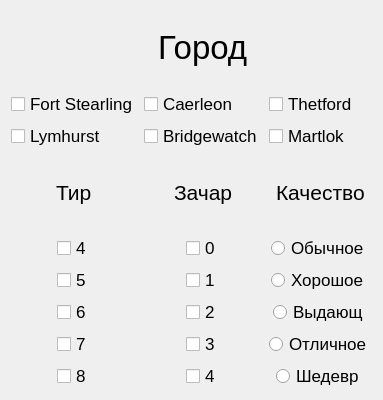
   <widget class="QFrame" name="Main_Button_Frame">
    <property name="geometry">
     <rect>
      <x>0</x>
      <y>150</y>
      <width>325</width>
      <height>400</height>
     </rect>
    </property>
    <property name="font">
     <font>
      <pointsize>13</pointsize>
      <weight>50</weight>
      <bold>false</bold>
     </font>
    </property>
    <layout class="QGridLayout" name="gridLayout">
     <item row="6" column="1" alignment="Qt::AlignHCenter">
      <widget class="QCheckBox" name="checkBox_Chair_2">
       <property name="text">
        <string>2</string>
       </property>
      </widget>
     </item>
     <item row="7" column="1" alignment="Qt::AlignHCenter">
      <widget class="QCheckBox" name="checkBox_Chair_3">
       <property name="text">
        <string>3</string>
       </property>
      </widget>
     </item>
     <item row="0" column="1" alignment="Qt::AlignHCenter|Qt::AlignVCenter">
      <widget class="QLabel" name="Citys">
       <property name="font">
        <font>
         <pointsize>25</pointsize>
        </font>
       </property>
       <property name="text">
        <string>Город</string>
       </property>
      </widget>
     </item>
     <item row="8" column="0" alignment="Qt::AlignHCenter">
      <widget class="QCheckBox" name="checkBox_Tier_8">
       <property name="text">
        <string>8</string>
       </property>
      </widget>
     </item>
     <item row="1" column="2">
      <widget class="QCheckBox" name="checkBox_Thetford">
       <property name="text">
        <string>Thetford</string>
       </property>
      </widget>
     </item>
     <item row="8" column="2" alignment="Qt::AlignHCenter">
      <widget class="QRadioButton" name="radioButton_5">
       <property name="text">
        <string>Шедевр</string>
       </property>
      </widget>
     </item>
     <item row="8" column="1" alignment="Qt::AlignHCenter">
      <widget class="QCheckBox" name="checkBox_Chair_4">
       <property name="text">
        <string>4</string>
       </property>
      </widget>
     </item>
     <item row="7" column="2" alignment="Qt::AlignHCenter">
      <widget class="QRadioButton" name="radioButton_4">
       <property name="text">
        <string>Отличное</string>
       </property>
      </widget>
     </item>
     <item row="3" column="1" alignment="Qt::AlignHCenter">
      <widget class="QLabel" name="label_Chair">
       <property name="font">
        <font>
         <pointsize>16</pointsize>
        </font>
       </property>
       <property name="text">
        <string>Зачар</string>
       </property>
      </widget>
     </item>
     <item row="1" column="1">
      <widget class="QCheckBox" name="checkBox_Caerleon">
       <property name="text">
        <string>Caerleon</string>
       </property>
      </widget>
     </item>
     <item row="3" column="0" alignment="Qt::AlignHCenter">
      <widget class="QLabel" name="label_Tier">
       <property name="font">
        <font>
         <pointsize>16</pointsize>
        </font>
       </property>
       <property name="text">
        <string>Тир</string>
       </property>
      </widget>
     </item>
     <item row="4" column="0" alignment="Qt::AlignHCenter">
      <widget class="QCheckBox" name="checkBox_Tier_4">
       <property name="text">
        <string>4</string>
       </property>
      </widget>
     </item>
     <item row="5" column="1" alignment="Qt::AlignHCenter">
      <widget class="QCheckBox" name="checkBox_Chair_1">
       <property name="text">
        <string>1</string>
       </property>
      </widget>
     </item>
     <item row="3" column="2" alignment="Qt::AlignHCenter">
      <widget class="QLabel" name="label_Rarity">
       <property name="font">
        <font>
         <pointsize>16</pointsize>
        </font>
       </property>
       <property name="text">
        <string>Качество</string>
       </property>
      </widget>
     </item>
     <item row="4" column="2" alignment="Qt::AlignHCenter">
      <widget class="QRadioButton" name="radioButton_1">
       <property name="text">
        <string>Обычное</string>
       </property>
      </widget>
     </item>
     <item row="5" column="0" alignment="Qt::AlignHCenter">
      <widget class="QCheckBox" name="checkBox_Tier_5">
       <property name="text">
        <string>5</string>
       </property>
      </widget>
     </item>
     <item row="4" column="1" alignment="Qt::AlignHCenter">
      <widget class="QCheckBox" name="checkBox_Chair_0">
       <property name="text">
        <string>0</string>
       </property>
      </widget>
     </item>
     <item row="6" column="2" alignment="Qt::AlignHCenter">
      <widget class="QRadioButton" name="radioButton_3">
       <property name="text">
        <string>Выдающ</string>
       </property>
      </widget>
     </item>
     <item row="5" column="2" alignment="Qt::AlignHCenter">
      <widget class="QRadioButton" name="radioButton_2">
       <property name="text">
        <string>Хорошое</string>
       </property>
      </widget>
     </item>
     <item row="6" column="0" alignment="Qt::AlignHCenter">
      <widget class="QCheckBox" name="checkBox_Tier_6">
       <property name="text">
        <string>6</string>
       </property>
      </widget>
     </item>
     <item row="7" column="0" alignment="Qt::AlignHCenter">
      <widget class="QCheckBox" name="checkBox_Tier_7">
       <property name="text">
        <string>7</string>
       </property>
      </widget>
     </item>
     <item row="2" column="2">
      <widget class="QCheckBox" name="checkBox_Martlock">
       <property name="text">
        <string>Martlok</string>
       </property>
      </widget>
     </item>
     <item row="2" column="1">
      <widget class="QCheckBox" name="checkBox_Bridgewatch">
       <property name="text">
        <string>Bridgewatch</string>
       </property>
      </widget>
     </item>
     <item row="2" column="0">
      <widget class="QCheckBox" name="checkBox_Lymhurst">
       <property name="text">
        <string>Lymhurst</string>
       </property>
      </widget>
     </item>
     <item row="1" column="0">
      <widget class="QCheckBox" name="checkBox_Fort_Stearling">
       <property name="text">
        <string>Fort Stearling</string>
       </property>
      </widget>
     </item>
    </layout>
   </widget>
